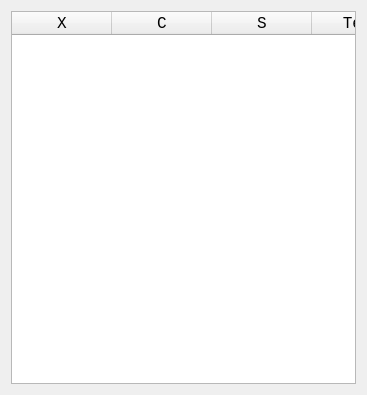
<?xml version="1.0" encoding="UTF-8"?>
<ui version="4.0">
 <class>QtDialog</class>
 <widget class="QDialog" name="QtDialog">
  <property name="geometry">
   <rect>
    <x>0</x>
    <y>0</y>
    <width>367</width>
    <height>395</height>
   </rect>
  </property>
  <property name="font">
   <font>
    <family>Courier New</family>
    <pointsize>12</pointsize>
   </font>
  </property>
  <property name="windowIcon">
   <iconset resource="CppQTableWidgetExample2.qrc">
    <normaloff>:/images/R.png</normaloff>:/images/R.png</iconset>
  </property>
  <layout class="QGridLayout" name="gridLayout">
   <item row="0" column="0">
    <widget class="QTableWidget" name="tableWidget">
     <property name="verticalScrollBarPolicy">
      <enum>Qt::ScrollBarAlwaysOff</enum>
     </property>
     <property name="horizontalScrollBarPolicy">
      <enum>Qt::ScrollBarAlwaysOff</enum>
     </property>
     <column>
      <property name="text">
       <string>X</string>
      </property>
     </column>
     <column>
      <property name="text">
       <string>C</string>
      </property>
     </column>
     <column>
      <property name="text">
       <string>S</string>
      </property>
     </column>
     <column>
      <property name="text">
       <string>Text</string>
      </property>
     </column>
    </widget>
   </item>
  </layout>
 </widget>
 <layoutdefault spacing="6" margin="11"/>
 <resources>
  <include location="CppQTableWidgetExample2.qrc"/>
 </resources>
 <connections/>
</ui>
